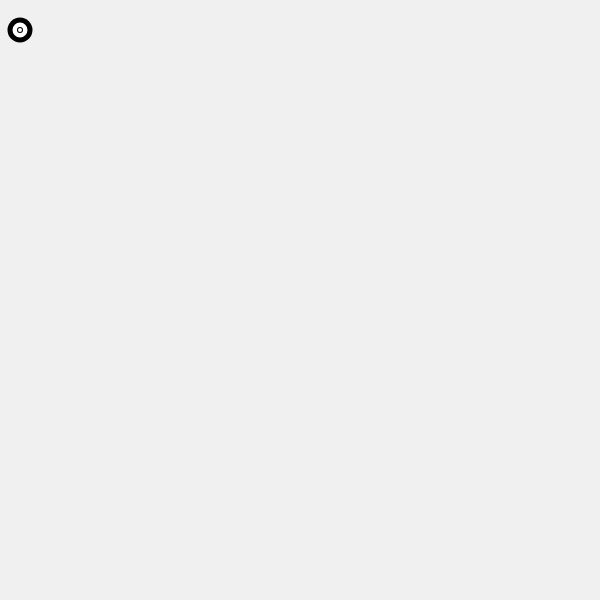
Frame 1 (no input)
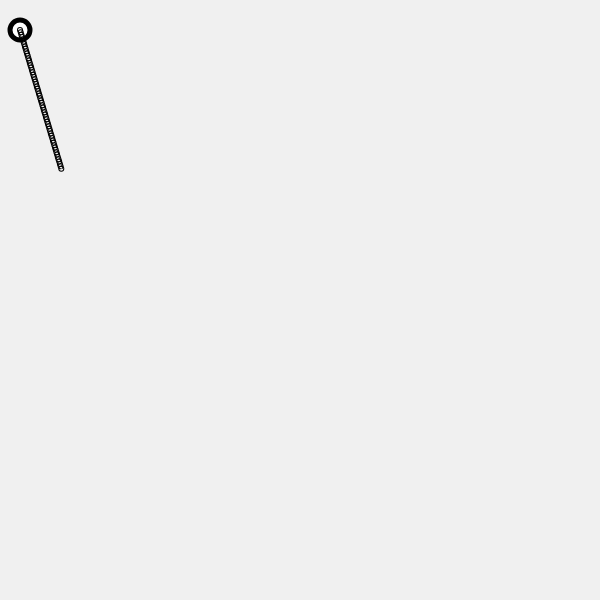
Frame 60 (no input)
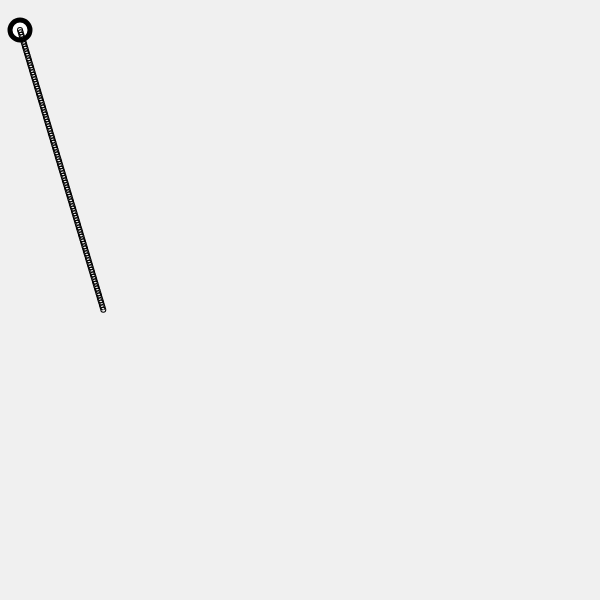
Frame 120 (the mouse pressed at the canvas centre since frame 60)

The p5.js sketch that drew these frames (run headless with seeded random() and noise() and a simulated clock; from frame 60 on, the mouse is pressed at the canvas centre):

// p5.js sketch
// ── sketch.js
let startX = 20; // Initial x coordinate
let stopX = 160; // Final x coordinate
let startY = 30; // Initial y coordinate
let stopY = 500; // Final y coordinate
let x = startX; // Current x coordinate
let y = startY; // Current y coordinate
let step = 0.005; // createCanvas of each step (0.0 to 1.0)
let pct = 0.0; // Percentage traveled (0.0 to 1.0)
let timer = 4000;
let savedTime, elapsedTime;


function setup() {
  createCanvas(600, 600);
  background(240);
  strokeWeight(5);
  ellipse(startX, startY, 20, 20);
  savedTime = millis();
}

function draw() {

  if (pct < 1.0) {
    x = startX + ((stopX - startX) * pct);
    y = startY + ((stopY - startY) * pct);
    pct += step;
  }
  ellipse(x, y, 1, 1);
  if (pct >= 1.0) {
    stroke(random(255), random(255), random(255));
    ellipse(stopX, stopY, 20, 20);
    stroke(0);
    elapsedTime = millis() - savedTime;
    print(elapsedTime);
    if (elapsedTime >= timer) {
      savedTime = millis();
      startX = stopX;
      startY = stopY;
      stopX = random(width);
      stopY = random(height);
      pct = 0;
    }
  }
}

function mousePressed() {
  if (pct >= 1.0) {
    
  }
}
